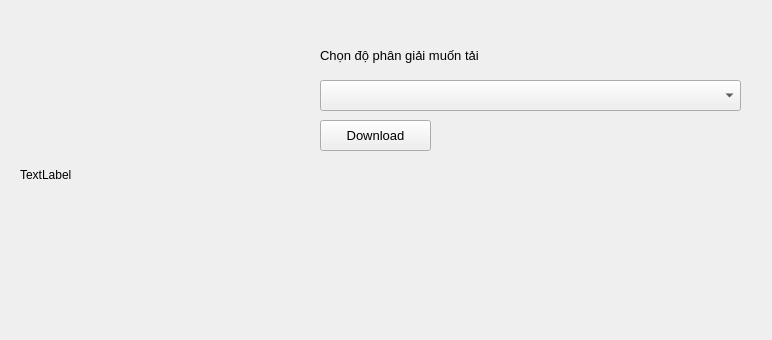
<?xml version="1.0" encoding="UTF-8"?>
<ui version="4.0">
 <class>Form</class>
 <widget class="QWidget" name="Form">
  <property name="geometry">
   <rect>
    <x>0</x>
    <y>0</y>
    <width>772</width>
    <height>340</height>
   </rect>
  </property>
  <property name="windowTitle">
   <string>Form</string>
  </property>
  <widget class="QLabel" name="label">
   <property name="geometry">
    <rect>
     <x>20</x>
     <y>50</y>
     <width>250</width>
     <height>250</height>
    </rect>
   </property>
   <property name="text">
    <string>TextLabel</string>
   </property>
  </widget>
  <widget class="QComboBox" name="comboBox">
   <property name="geometry">
    <rect>
     <x>320</x>
     <y>80</y>
     <width>421</width>
     <height>31</height>
    </rect>
   </property>
  </widget>
  <widget class="QLabel" name="label_2">
   <property name="geometry">
    <rect>
     <x>320</x>
     <y>40</y>
     <width>271</width>
     <height>31</height>
    </rect>
   </property>
   <property name="font">
    <font>
     <pointsize>10</pointsize>
    </font>
   </property>
   <property name="text">
    <string>Chọn độ phân giải muốn tải</string>
   </property>
  </widget>
  <widget class="QPushButton" name="pushButton">
   <property name="geometry">
    <rect>
     <x>320</x>
     <y>120</y>
     <width>111</width>
     <height>31</height>
    </rect>
   </property>
   <property name="font">
    <font>
     <pointsize>10</pointsize>
    </font>
   </property>
   <property name="text">
    <string>Download</string>
   </property>
  </widget>
 </widget>
 <resources/>
 <connections/>
</ui>
